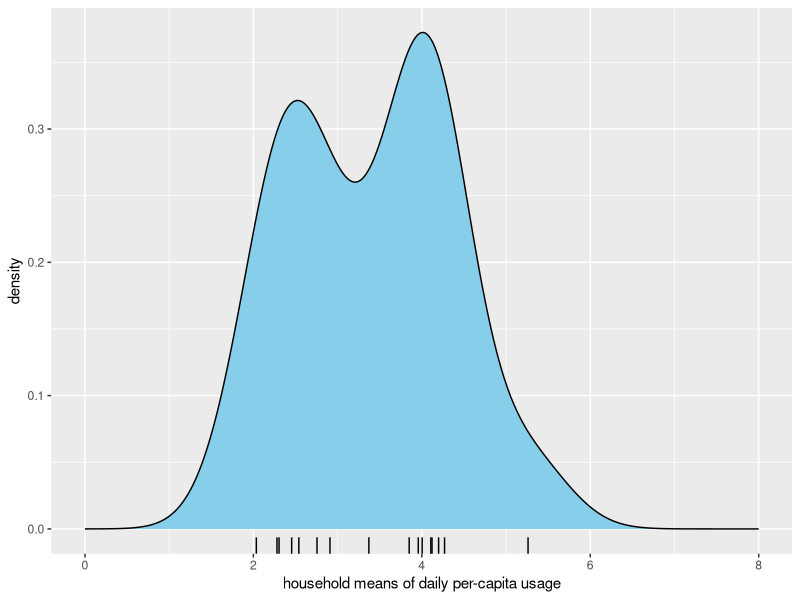
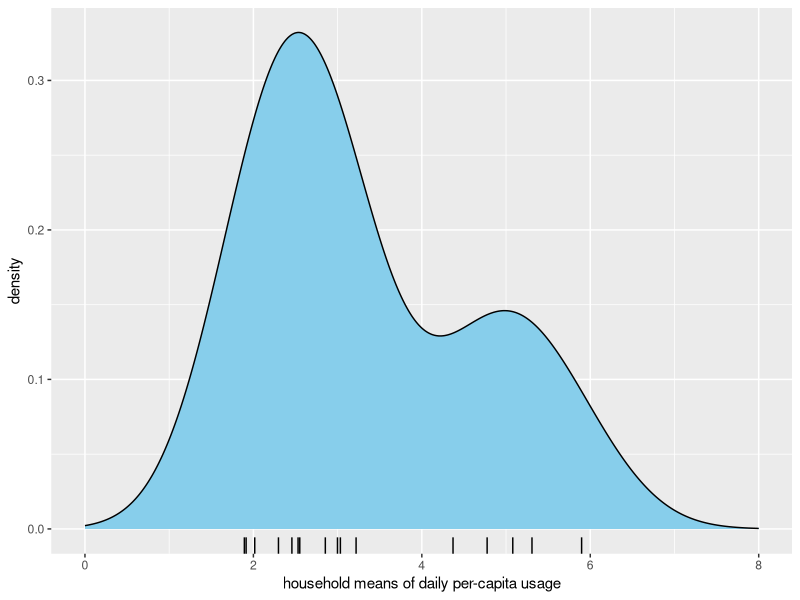
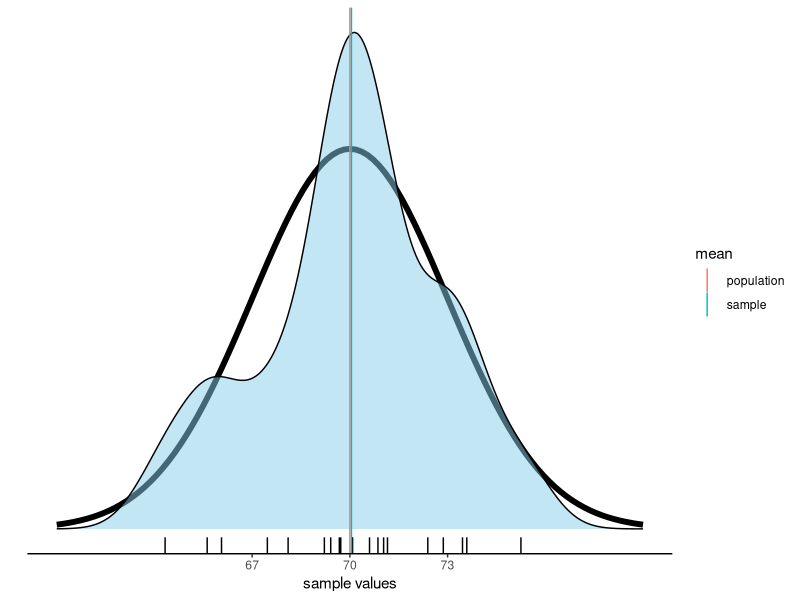

Reproduce these figures in R, in order.
library(tidyverse)
library(readxl)

## DAata Import ----

## imnport summary data
## (this script assumes active directory is root dir of project):
summary_data <- read_excel(
  "st_files/For Review_Ret_Justa_July KPT Complete_KPT_4day (1).xlsx", 
  range = "J22:Q38"
)

names(summary_data) <-
  c(
    "per_cap_mean",
    "weighted_per_cap_mean",
    "sd",
    "var",
    "weighted_var",
    "days_measured",
    "df",
    "cov"
  )

## import all measurements on each household:

get_house <- function(i) {
  vals <- read_excel(
    "st_files/For Review_Ret_Justa_July KPT Complete_KPT_4day (1).xlsx", 
    range = "I15:L15",
    sheet = paste0("HH", i, " Data"),
    col_names = FALSE
  ) %>% 
    as.matrix() %>% 
    t() %>% 
    .[,1]
  vals <- vals[!is.na(vals)]
  data.frame(
    house = rep(i, length(vals)),
    wood = vals
  )
}

all_meas <- 
  map_dfr(factor(1:16), get_house) %>% 
  group_by(house) %>% 
  mutate(mean_percap = mean(wood)) %>% 
  mutate(deviation = wood - mean_percap)

## Eivory's App ----
## material for an app to demonstrate that
## the eman per-capita daily usage varies from
#3 household to household

## this function returns a data frame
#3 where the usages have been randomly
## scrambled:
resample_data <- function() {
  rs <-data.frame(
    house = all_meas$house,
    wood = sample(
      all_meas$wood,
      size = length(all_meas$wood),
      replace = FALSE
    )
  )
}

density_with_rug <- function(df) {
  ggplot(df, aes(x = household_mean)) +
    geom_density(fill = "skyblue") +
    geom_rug() +
    xlim(c(0,8)) +
    labs(x = "household means of daily per-capita usage")
}

rs_means <- 
  resample_data() %>% 
  group_by(house) %>% 
  summarise(household_mean = mean(wood))
density_with_rug(df = rs_means)

## note how they are much ;ess spread out that
## the original household means:
sample_means <- 
  all_meas %>% 
  group_by(house) %>% 
  summarise(household_mean = mean(wood))
density_with_rug(df = sample_means)

## see this numerically, too:
summary_stats <- function(vals) {
  c(
    mean = mean(vals),
    stdev = sd(vals)
  )
}

rs_means <- 
  resample_data() %>% 
  group_by(house) %>% 
  summarise(household_mean = mean(wood))
summary_stats(vals = rs_means$household_mean)

## as compared with:
summary_stats(vals = sample_means$household_mean)

## Simple App to Illustrate Variability ----
## Dr. White should write this as an app in the 
## section on sampling

mean <- 70
sd <- 3
n <- 20

random_sample <- rnorm(n, mean = mean, sd = sd)

density_plots <- function(mean, sd, sample) {
  
  sample_mean <- mean(sample)
  
  ## set uop data frames for plot:
  sample_df <- data.frame(
    x = sample
  )
  curve_df <- data.frame(
    x = c(mean - 3 * sd, mean + 3 * sd)
  )
  vline_df <- data.frame(
    x = c(mean, sample_mean),
    mean = c("population", "sample")
  )
  
  ## construct plot object
  p <-
    curve_df %>% 
    ggplot(aes(x = x)) +
    stat_function(
      fun = dnorm, 
      n = 101, 
      args = list(mean = mean, sd = sd),
      lwd = 2
    ) + 
    ylab("") +
    xlab("sample values") +
    scale_x_continuous(breaks = c(mean - sd, mean, mean + sd)) +
    scale_y_continuous(breaks = NULL) +
    ## switch data to sample to make denisty plot:
    geom_density(
      data = sample_df, 
      aes(x = x), 
      fill = "skyblue",
      alpha = 0.5
    ) +
    ## now the rug, again using sample data:
    geom_rug(data = sample_df) +
    ## verticla lines show population and sample means:
    geom_vline(data = vline_df, aes(xintercept = x, color = mean)) +
    ## strip away distracting background and grids:
    theme_bw() +
    theme(axis.line = element_line(color='black'),
          plot.background = element_blank(),
          panel.grid.major = element_blank(),
          panel.grid.minor = element_blank(),
          panel.border = element_blank())
  ## return plot for printing:
  p
}

density_plots(mean, sd, random_sample)
